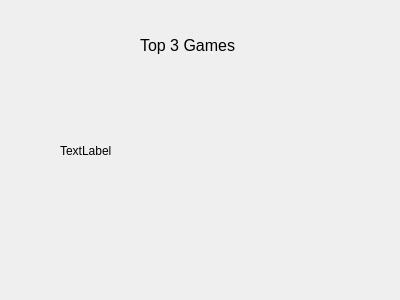
<?xml version="1.0" encoding="UTF-8"?>
<ui version="4.0">
 <class>TopThreeGames</class>
 <widget class="QWidget" name="TopThreeGames">
  <property name="geometry">
   <rect>
    <x>0</x>
    <y>0</y>
    <width>400</width>
    <height>300</height>
   </rect>
  </property>
  <property name="windowTitle">
   <string>Form</string>
  </property>
  <widget class="QLabel" name="label">
   <property name="geometry">
    <rect>
     <x>140</x>
     <y>30</y>
     <width>121</width>
     <height>31</height>
    </rect>
   </property>
   <property name="font">
    <font>
     <pointsize>12</pointsize>
    </font>
   </property>
   <property name="text">
    <string>Top 3 Games</string>
   </property>
  </widget>
  <widget class="QLabel" name="label_2">
   <property name="geometry">
    <rect>
     <x>60</x>
     <y>60</y>
     <width>271</width>
     <height>181</height>
    </rect>
   </property>
   <property name="text">
    <string>TextLabel</string>
   </property>
  </widget>
 </widget>
 <resources/>
 <connections/>
</ui>
